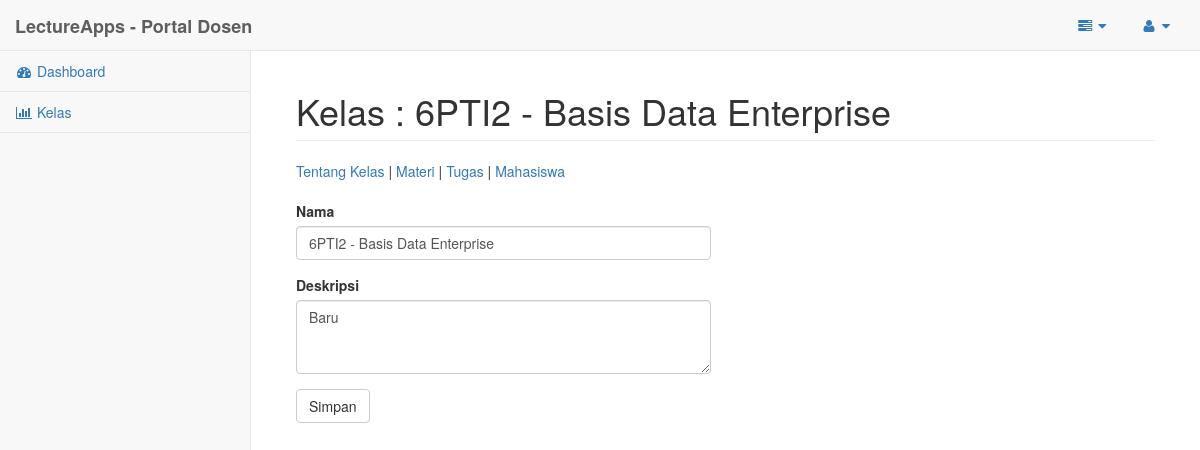
Screenshot of /Tampilan/temp/kelas_dosen_detail.php?idkelas=2 with the database file from the repository.
### tables this page shows
CREATE TABLE IF NOT EXISTS `kelas` (
`idKelas` int(11) NOT NULL,
  `namaKelas` varchar(50) NOT NULL,
  `idDosen` int(11) NOT NULL,
  `deskripsiKelas` varchar(255) DEFAULT NULL,
  `statusKelas` int(11) DEFAULT NULL
);

### Tampilan/temp/kelas_dosen_detail.php (the view, shortened to what this page needs)
<?php
	require_once('../includes/koneksi.php');
	$id = $_GET['idkelas'];
	$sql="SELECT * FROM kelas WHERE idKelas=$id";
	$hasil=mysqli_query($k, $sql) ;
	$kelas=mysqli_fetch_assoc($hasil);
?>
<!DOCTYPE html>
<html lang="en">
<head>
    <link href="../bower_components/bootstrap/dist/css/bootstrap.min.css" rel="stylesheet">
    <link href="../bower_components/metisMenu/dist/metisMenu.min.css" rel="stylesheet">
    <link href="../dist/css/sb-admin-2.css" rel="stylesheet">
    <link href="../bower_components/font-awesome/css/font-awesome.min.css" rel="stylesheet" type="text/css">
</head>
<body>
    <div id="wrapper">
        <nav class="navbar navbar-default navbar-static-top" role="navigation" style="margin-bottom: 0">
            <div class="navbar-header">
                <a class="navbar-brand" href="index.html"><b>LectureApps - Portal Dosen</b></a>
            </div>
            <ul class="nav navbar-top-links navbar-right">
                <li class="dropdown">
                    <a class="dropdown-toggle" data-toggle="dropdown" href="#">
                        <i class="fa fa-tasks fa-fw"></i>  <i class="fa fa-caret-down"></i>
                    </a>
                </li>
                <li class="dropdown">
                    <a class="dropdown-toggle" data-toggle="dropdown" href="#">
                        <i class="fa fa-user fa-fw"></i>  <i class="fa fa-caret-down"></i>
                    </a>
                </li>
            </ul>
            <div class="navbar-default sidebar" role="navigation">
                <div class="sidebar-nav navbar-collapse">
                    <ul class="nav" id="side-menu">
                        <li>
                            <a href="dosen.php"><i class="fa fa-dashboard fa-fw"></i> Dashboard</a>
                        </li>
                        <li>
                            <a href="kelas_dosen.php"><i class="fa fa-bar-chart-o fa-fw"></i> Kelas</a>
                        </li>
                    </ul>
                </div>
            </div>
        </nav>
        <div id="page-wrapper">
            <div class="container-fluid">
                <div class="row">
                    <div class="col-lg-12">
                        <h1 class="page-header"><?php echo "Kelas : ".$kelas['namaKelas'];?></h1>
                    </div>
                </div>
				<?php include('../includes/dosen_dtlmenu.php'); ?>
				<div class="row">
					<div class="col-lg-6">
						<form role="form" id="detailform" action="kelas_detail_ubah.php" method="POST">
							<div class="form-group">
								<label>Nama</label>
								<input class="form-control" name="namakelas" value="<?php echo $kelas['namaKelas']; ?>" />
							</div>
							<div class="form-group">
								<label>Deskripsi</label>
								<textarea class="form-control" name="deskripsikelas" rows="3"><?php echo $kelas['deskripsiKelas']; ?></textarea>
							</div>
							<input type="submit" name="updatekelas" class="btn btn-default" value="Simpan" />
						</form>
					</div>
				</div>
            </div>
        </div>
    </div>
</body>
</html>

### rows the page displays
kelas: namaKelas "6PTI2 - Basis Data Enterprise", namakelas "6PTI2 - Basis Data Enterprise", deskripsikelas "Baru"
